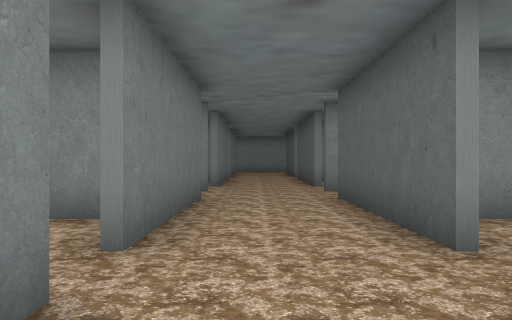
[1] (above)

19 first-person views from a walk through a Unity game level. The camera is 1.5 m above the floor, looks level and sees 70° across. The floor is counted in squares, 2 m on a side. Each view is taken from the middle of a square. On the plan, view 1 faces up. The plan holds only what a view shows up to about 11 squares ahead; the rest is blank. The place goes on beyond the plan. The player character is not drawn.

[2]
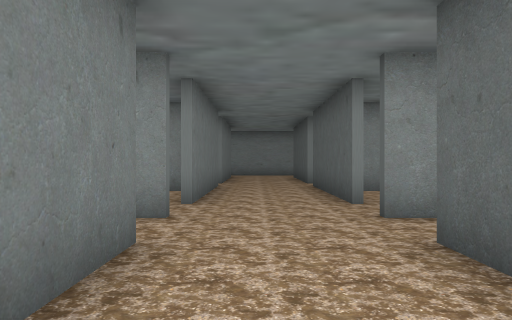

[3]
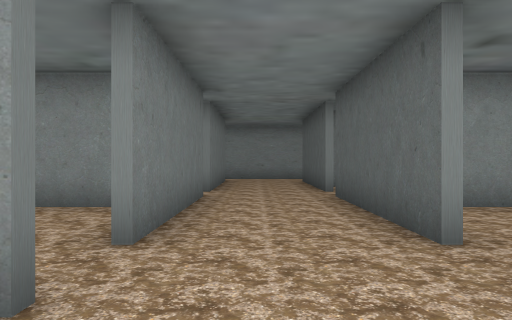

[4]
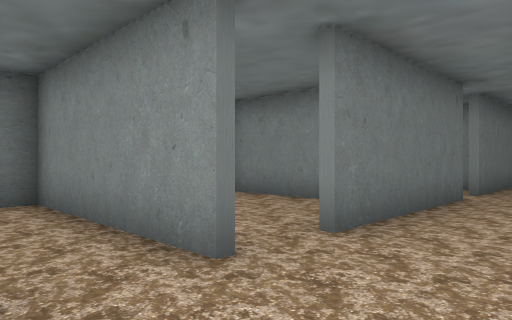

[5]
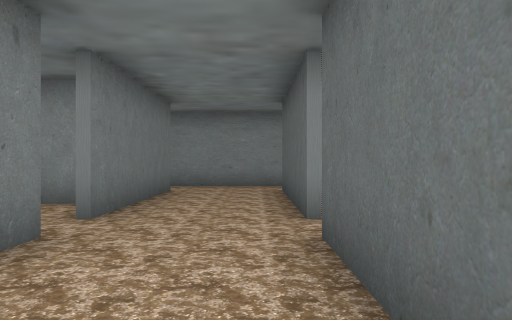

[6]
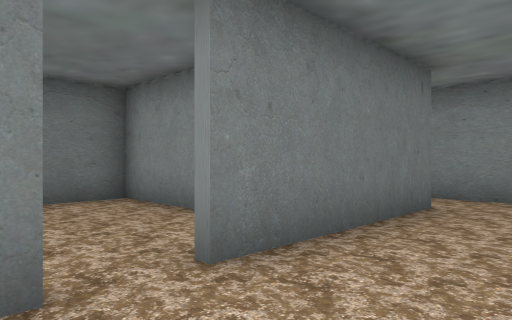

[7]
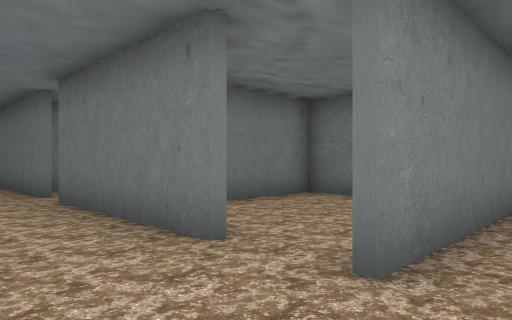

[8]
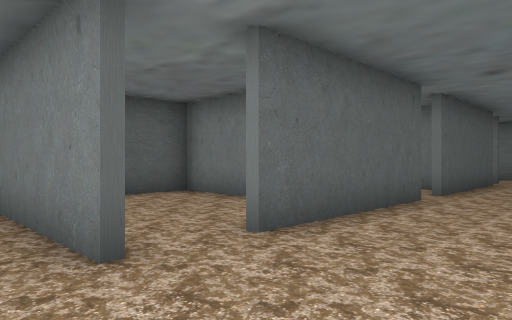

[9]
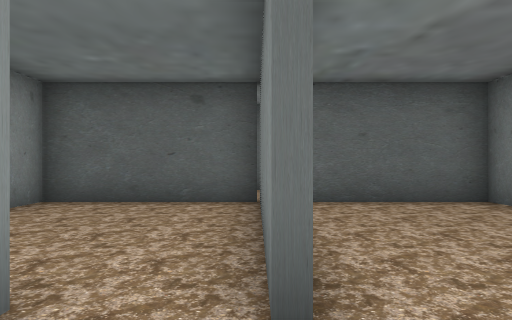

[10]
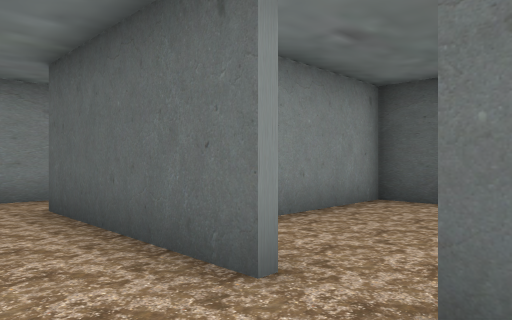

[11]
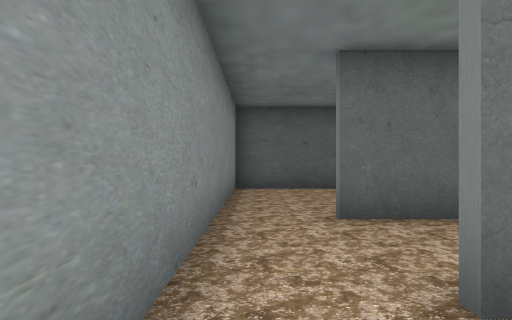

[12]
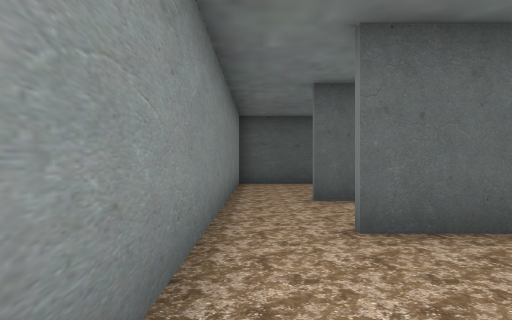

[13]
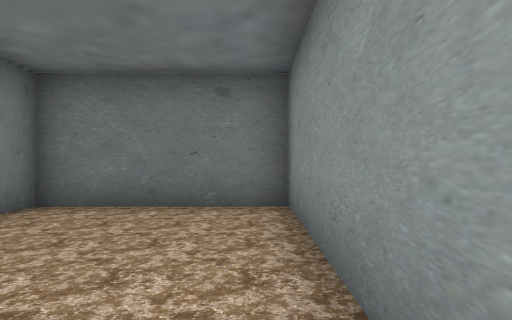

[14]
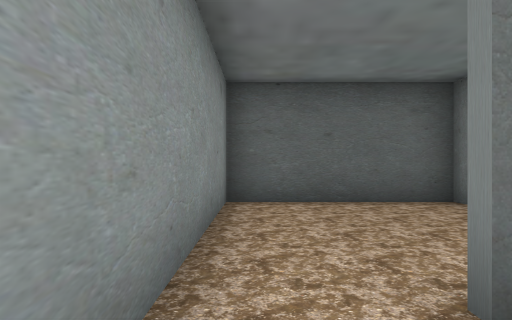

[15]
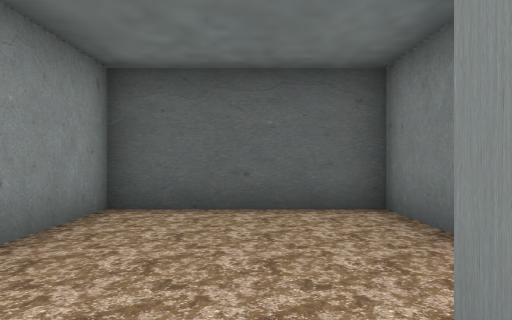

[16]
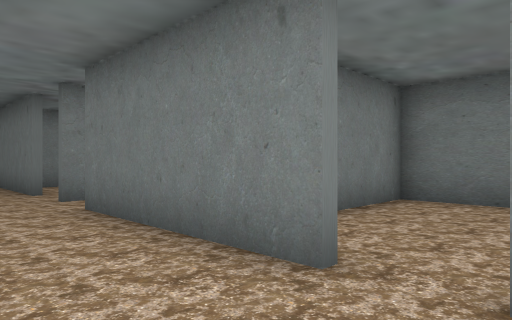

[17]
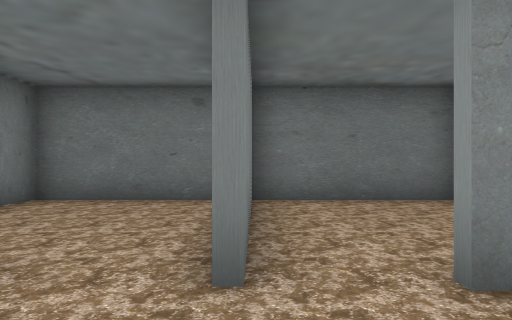

[18]
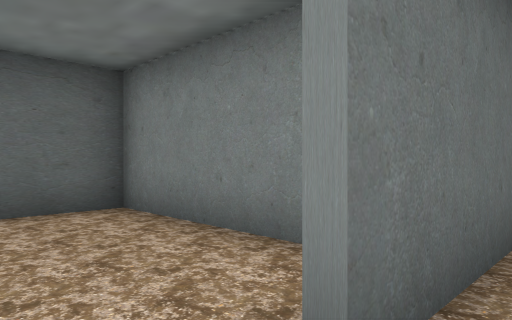

[19]
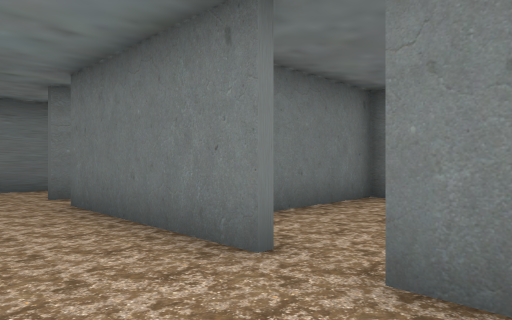

### Floor plan
Points are (right, up) in squares from view 1. A wall is a line through its corners. A room is listed if a view was taken in it or the views show most of it. See-through windows are left out.
Room 1 (views 1, 2, 3, 4, 5, 6, 7, 8, 9, 10, 13, 14, 15, 16, 17, 18, 19)
walls: (-1.1, 7.4) (-1.1, 3); (1.6, 10.1) (1.6, 14.6); (2.4, 8.7) (1.6, 8.7); (-1.1, 14.6) (-1.1, 10.1); (1.6, 2.9) (1.6, 7.4); (1.6, 15.6) (1.6, 20); (-1.1, 2) (-1.1, -2.4); (-1.1, 19.9) (-1.1, 15.6); (1.6, -2.4) (1.6, 2); (1.6, 21.5) (-0.4, 21.5)
ways out: opening at (-1, 20.5) to room 2; opening at (2, 20.5) to room 3; opening at (-1, 15) to room 4; opening at (2, 15) to room 5; opening at (2, 10) to room 6; opening at (-2, 10) to room 7; opening at (-1, 8) to room 8; opening at (2, 8) to room 9; gap at (2, 2.5)
Room 2 (views 11, 12)
walls: (-1.3, 18.4) (-1.3, 20); (-0.4, 21.5) (-5.9, 21.5) (-5.9, 17); (-5.9, 17.5) (-5, 17.5)
ways out: opening at (-1, 20.5) to room 1
Room 3 (no view inside)
walls: (6.1, 17.5) (6.6, 17.5); (6.6, 17) (6.6, 21.5) (1.6, 21.5)
ways out: opening at (2, 20.5) to room 1
Room 4 (no view inside)
walls: (-1.6, 17.3) (-5.9, 17.3); (-5.9, 17) (-5.9, 13) (-3.6, 13)
ways out: opening at (-1, 15) to room 1
Room 5 (no view inside)
walls: (4.6, 13) (6.6, 13) (6.6, 17); (6.6, 17.3) (2.1, 17.3)
ways out: opening at (2, 15) to room 1
Room 6 (no view inside)
walls: (4.1, 12.8) (2.5, 12.8); (1.6, 8.9) (6.2, 8.9); (6.6, 8.9) (6.6, 12.8) (5.6, 12.8)
ways out: opening at (2, 10) to room 1
Room 7 (no view inside)
walls: (-1.8, 12.8) (-5.9, 12.8) (-5.9, 8.9) (-1.1, 8.9)
ways out: opening at (-2, 10) to room 1
Room 8 (no view inside)
walls: (-1.1, 8.7) (-5.9, 8.7) (-5.9, 4.8) (-1.9, 4.8)
ways out: opening at (-1, 8) to room 1
Room 9 (no view inside)
walls: (4.4, 4.8) (6.6, 4.8) (6.6, 8)
ways out: opening at (2, 8) to room 1

Positions as (right, up) in squares from view 1, and headings:
1: (0, 0), facing up
2: (0, 4), facing up
3: (0, 7), facing up
4: (1, 7), facing up-left
5: (1, 11), facing up
6: (1, 14), facing up-left
7: (1, 10), facing down-left
8: (-1, 10), facing down-right
9: (0, 9), facing right
10: (0, 14), facing up-right
11: (-3, 21), facing right
12: (-5, 21), facing right
13: (0, 21), facing left
14: (0, 21), facing right
15: (1, 15), facing right
16: (1, 16), facing down-left
17: (1, 9), facing left
18: (1, 3), facing down-right
19: (1, 4), facing down-left
